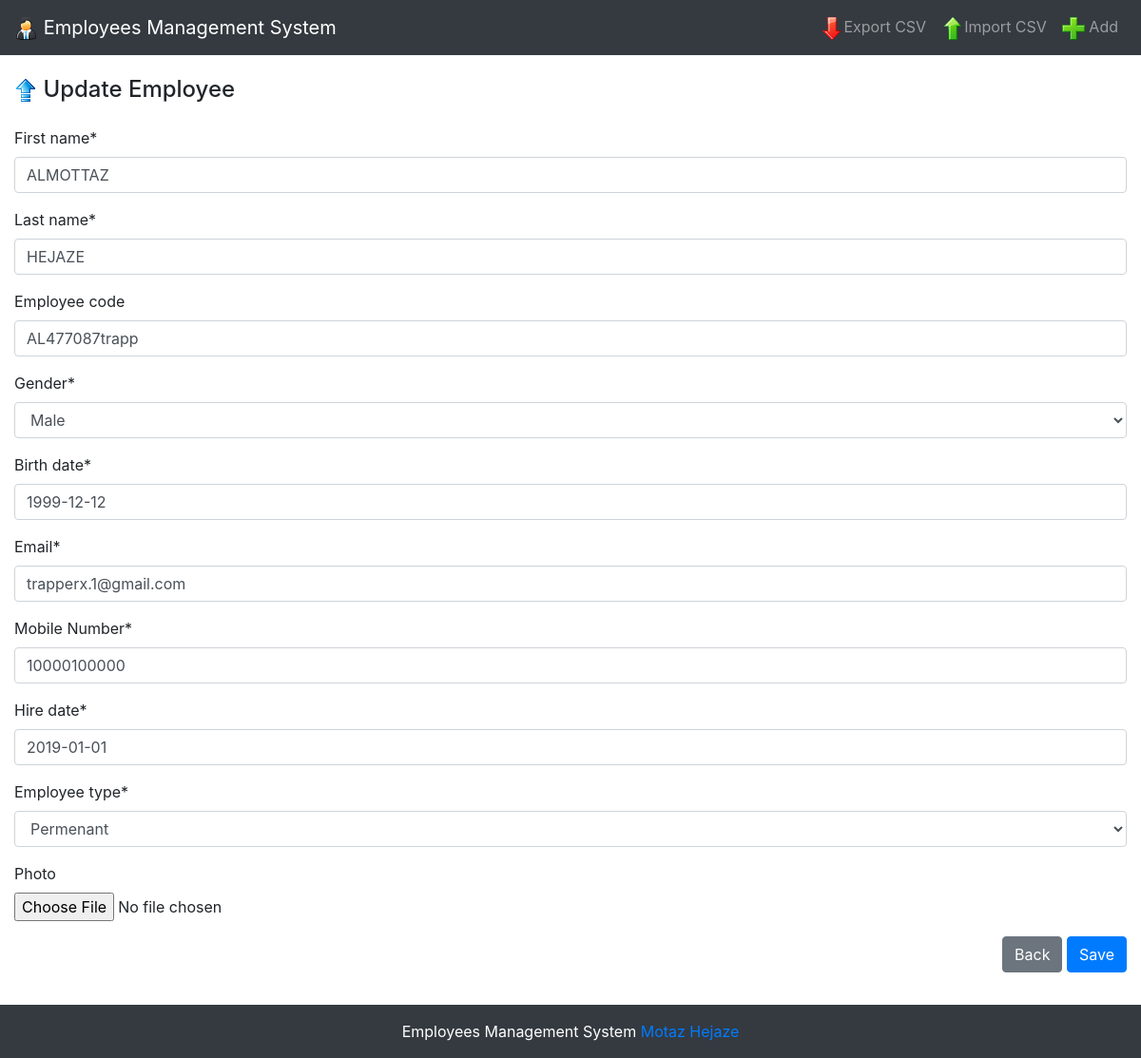
/update/24/, run on the app's committed database.
### employee_system/models.py (models this page shows, shortened)
class Employee(models.Model):
    mobile_validator = RegexValidator(regex=r'^\d{6,20}$',
                                      message="Mobile Number length must be between 6 and 20 numbers")
    extension_error_message = "Allowed file types: pdf, jpg, jpeg, png"
    GENDER_CHOICES = (
        ('M', 'Male'),
        ('F', 'Female'),
    )
    TYPE_CHOICES = (
        ('P', 'Permenant'),
        ('T', 'Temporary')
    )
    employee_code = models.CharField(max_length=60, blank=True)
    first_name = models.CharField(max_length=50, null=False, blank=False)
    last_name = models.CharField(max_length=50, null=False, blank=False)
    gender = models.CharField(max_length=1, choices=GENDER_CHOICES)
    birth_date = models.DateField(blank=False, null=False)
    email = models.EmailField(blank=False, null=False)
    mobile = models.CharField(max_length=50, blank=False, null=True, validators=[mobile_validator],
                              verbose_name='Mobile Number')
    hire_date = models.DateField(blank=False, null=False)
    employee_type = models.CharField(max_length=1, choices=TYPE_CHOICES, blank=False, null=False)
    photo = models.ImageField(blank=True, null=True, upload_to='employees_images', validators=[FileExtensionValidator(
        allowed_extensions=['pdf', 'jpg', 'jpeg', 'png'], message=extension_error_message), account_file_size])
    created_at = models.DateTimeField(auto_now_add=True)
    updated_at = models.DateTimeField(auto_now=True)
    @classmethod
    def account_file_size(cls, uploaded_file):
        max_size_in_mb = int(settings.ACCOUNT_MAX_FILE_SIZE_UPLOAD / (1024 * 1024))
        if uploaded_file.size > settings.ACCOUNT_MAX_FILE_SIZE_UPLOAD:
            raise ValidationError("File too large. Size should not exceed {} MiB.".format(str(max_size_in_mb)))
    class Meta:
        verbose_name = 'employee'
        verbose_name_plural = "employees"
        ordering = ("-created_at",)

### employee_system/views.py (the view)
# urls.py: url(r'^update/(?P<pk>\d+)/$', views.UpdateEmployee.as_view(), name='update-employee'),
class UpdateEmployee(SuccessMessageMixin, UpdateView):
    model = Employee
    template_name = 'employee_system/employee_create.html'
    fields = ["first_name", "last_name", "employee_code", "gender", "birth_date", "email", "mobile", "hire_date",\
              "employee_type", "photo"]
    success_message = "Employee updated successfully"
    def get_context_data(self, **kwargs):
        context = super().get_context_data(**kwargs)
        context['edit'] = True
        return context

### templates/employee_system/employee_create.html (shortened to what this page needs)
{% extends 'layout.html' %}
{% load crispy_forms_tags %}
{% block content %}
    <h4 class="mb-4">
        {% if not edit %}
        <img src="{{MEDIA_URL}}/icons/Create.png">  Create Employee
        {% else %}
        <img src="{{MEDIA_URL}}/icons/Update.png">  Update Employee
        {% endif %}
    </h4>
    <form method="post" enctype="multipart/form-data">
        {{ form|crispy }}
        <div class="float-right">
            <a href="{% url 'employees:list-employees' %}" class="btn btn-secondary">Back</a>
            <button class="btn btn-primary" type="submit">Save</button>
        </div>
    </form>
{% endblock %}

### static/css/main.css (style rules this page uses)
form p > input, select { width: 70%; }

### data on the page
Employee: first_name "ALMOTTAZ", last_name "HEJAZE", employee_code "AL477087trapp", gender "Male", birth_date "1999-12-12", email "trapperx.1@gmail.com", mobile "10000100000", hire_date "2019-01-01", employee_type "Permenant"
